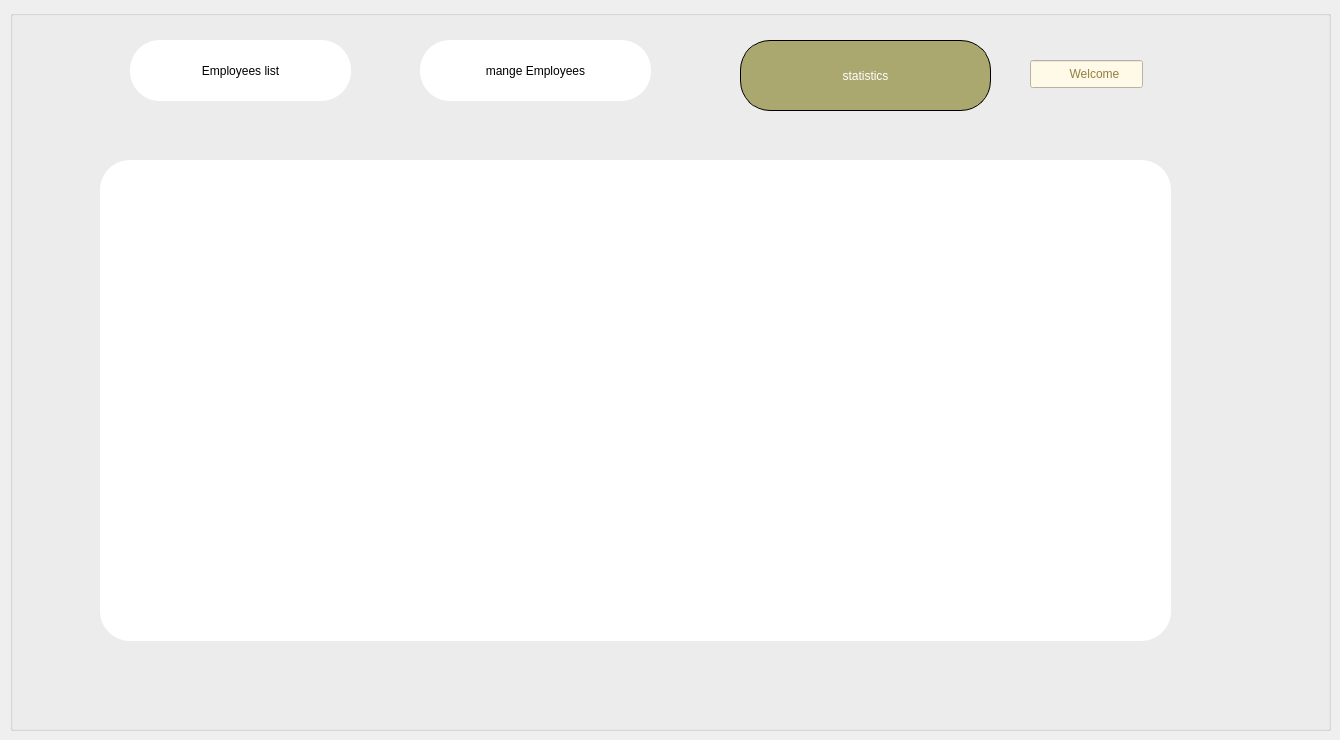
      <widget class="QWidget" name="statisticspage_emp">
       <widget class="QGroupBox" name="groupBox_17">
        <property name="geometry">
         <rect>
          <x>10</x>
          <y>10</y>
          <width>1321</width>
          <height>721</height>
         </rect>
        </property>
        <property name="title">
         <string/>
        </property>
        <widget class="QPushButton" name="emp_mange_button_3">
         <property name="geometry">
          <rect>
           <x>410</x>
           <y>30</y>
           <width>231</width>
           <height>61</height>
          </rect>
         </property>
         <property name="focusPolicy">
          <enum>Qt::FocusPolicy::ClickFocus</enum>
         </property>
         <property name="styleSheet">
          <string notr="true">
font: 700 15pt &quot;Terminal&quot;;
background-color: rgb(255, 255, 255);
border-radius:30px;
color: rgb(0, 0, 0);</string>
         </property>
         <property name="text">
          <string>mange Employees</string>
         </property>
        </widget>
        <widget class="QPushButton" name="statis_emp_button_3">
         <property name="geometry">
          <rect>
           <x>730</x>
           <y>30</y>
           <width>251</width>
           <height>71</height>
          </rect>
         </property>
         <property name="focusPolicy">
          <enum>Qt::FocusPolicy::ClickFocus</enum>
         </property>
         <property name="styleSheet">
          <string notr="true">border: 1px solid black;
background-color: rgb(171, 168, 111);
font: 700 15pt &quot;Terminal&quot;;
border-radius:30px;
color: rgb(255, 255, 255);</string>
         </property>
         <property name="text">
          <string>statistics</string>
         </property>
        </widget>
        <widget class="QLineEdit" name="lineEdit_20">
         <property name="geometry">
          <rect>
           <x>1020</x>
           <y>50</y>
           <width>113</width>
           <height>28</height>
          </rect>
         </property>
         <property name="styleSheet">
          <string notr="true">background-color: rgb(255, 249, 231);
font: 20pt &quot;Rage Italic&quot;;
color: rgb(148, 125, 66);</string>
         </property>
         <property name="text">
          <string>           Welcome</string>
         </property>
         <property name="dragEnabled">
          <bool>false</bool>
         </property>
        </widget>
        <widget class="QPushButton" name="emp_list_button_3">
         <property name="geometry">
          <rect>
           <x>120</x>
           <y>30</y>
           <width>221</width>
           <height>61</height>
          </rect>
         </property>
         <property name="focusPolicy">
          <enum>Qt::FocusPolicy::ClickFocus</enum>
         </property>
         <property name="styleSheet">
          <string notr="true">font: 700 15pt &quot;Terminal&quot;;
background-color: rgb(255, 255, 255);
color: rgb(0, 0, 0);
border-radius:30px;
</string>
         </property>
         <property name="text">
          <string>Employees list</string>
         </property>
        </widget>
        <widget class="QLabel" name="imageq_7">
         <property name="geometry">
          <rect>
           <x>380</x>
           <y>30</y>
           <width>51</width>
           <height>51</height>
          </rect>
         </property>
         <property name="text">
          <string/>
         </property>
         <property name="pixmap">
          <pixmap resource="resources.qrc">:/home page/employees (1).png</pixmap>
         </property>
         <property name="scaledContents">
          <bool>true</bool>
         </property>
        </widget>
        <widget class="QLabel" name="label_80">
         <property name="geometry">
          <rect>
           <x>1150</x>
           <y>30</y>
           <width>63</width>
           <height>61</height>
          </rect>
         </property>
         <property name="text">
          <string/>
         </property>
         <property name="pixmap">
          <pixmap resource="resources.qrc">:/home page/user (1).png</pixmap>
         </property>
         <property name="scaledContents">
          <bool>true</bool>
         </property>
        </widget>
        <widget class="QLabel" name="label_81">
         <property name="geometry">
          <rect>
           <x>90</x>
           <y>30</y>
           <width>61</width>
           <height>61</height>
          </rect>
         </property>
         <property name="text">
          <string/>
         </property>
         <property name="pixmap">
          <pixmap resource="resources.qrc">:/home page/complete[1].png</pixmap>
         </property>
         <property name="scaledContents">
          <bool>true</bool>
         </property>
         <property name="openExternalLinks">
          <bool>true</bool>
         </property>
        </widget>
        <widget class="QLabel" name="label_82">
         <property name="geometry">
          <rect>
           <x>710</x>
           <y>40</y>
           <width>51</width>
           <height>51</height>
          </rect>
         </property>
         <property name="text">
          <string/>
         </property>
         <property name="pixmap">
          <pixmap resource="resources.qrc">:/home page/2636315.png</pixmap>
         </property>
         <property name="scaledContents">
          <bool>true</bool>
         </property>
        </widget>
        <widget class="QFrame" name="frame_18">
         <property name="geometry">
          <rect>
           <x>90</x>
           <y>150</y>
           <width>1071</width>
           <height>481</height>
          </rect>
         </property>
         <property name="styleSheet">
          <string notr="true">font: italic 9pt &quot;Terminal&quot;;
background-color: rgb(255, 255, 255);
color: rgb(0, 0, 0);
border-radius:30px;
</string>
         </property>
         <property name="frameShape">
          <enum>QFrame::Shape::StyledPanel</enum>
         </property>
         <property name="frameShadow">
          <enum>QFrame::Shadow::Raised</enum>
         </property>
        </widget>
       </widget>
      </widget>
